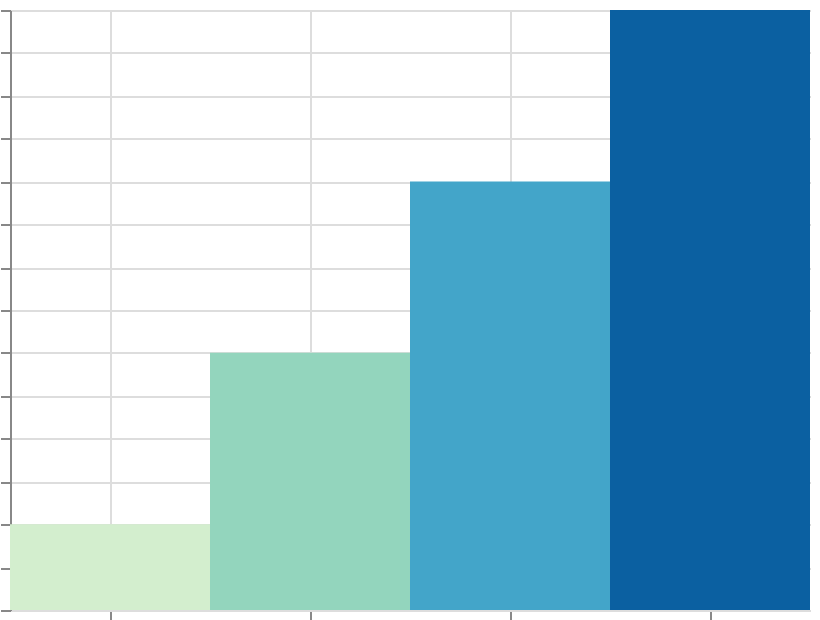

Source (Vega-Lite JSON):
### Vega specification from a JSON file in a GitHub repository (floating-point values rounded to 4 significant figures)
{"$schema": "https://vega.github.io/schema/vega/v6.json", "width": 400, "height": 300, "padding": 5, "autosize": "none", "data": [{"name": "table", "values": [{"cat": "A", "val": 10}, {"cat": "B", "val": 30}, {"cat": "C", "val": 50}, {"cat": "D", "val": 70}]}], "scales": [{"name": "x", "type": "band", "domain": {"data": "table", "field": "cat", "sort": true}, "range": "width"}, {"name": "y", "type": "linear", "domain": {"data": "table", "field": "val"}, "range": [{"signal": "height"}, 0], "zero": true, "nice": true}, {"name": "color", "type": "sequential", "domain": {"data": "table", "field": "val"}, "scheme": "greenblue"}], "marks": [{"type": "rect", "from": {"data": "table"}, "encode": {"update": {"x": {"scale": "x", "field": "cat"}, "width": {"scale": "x", "band": 1}, "y": {"scale": "y", "field": "val"}, "y2": {"scale": "y", "value": 0}, "fill": {"scale": "color", "field": "val"}}}}], "axes": [{"scale": "x", "orient": "bottom", "grid": true, "labels": false}, {"scale": "y", "orient": "left", "grid": true, "labels": false}], "legends": [{"fill": "color"}]}
